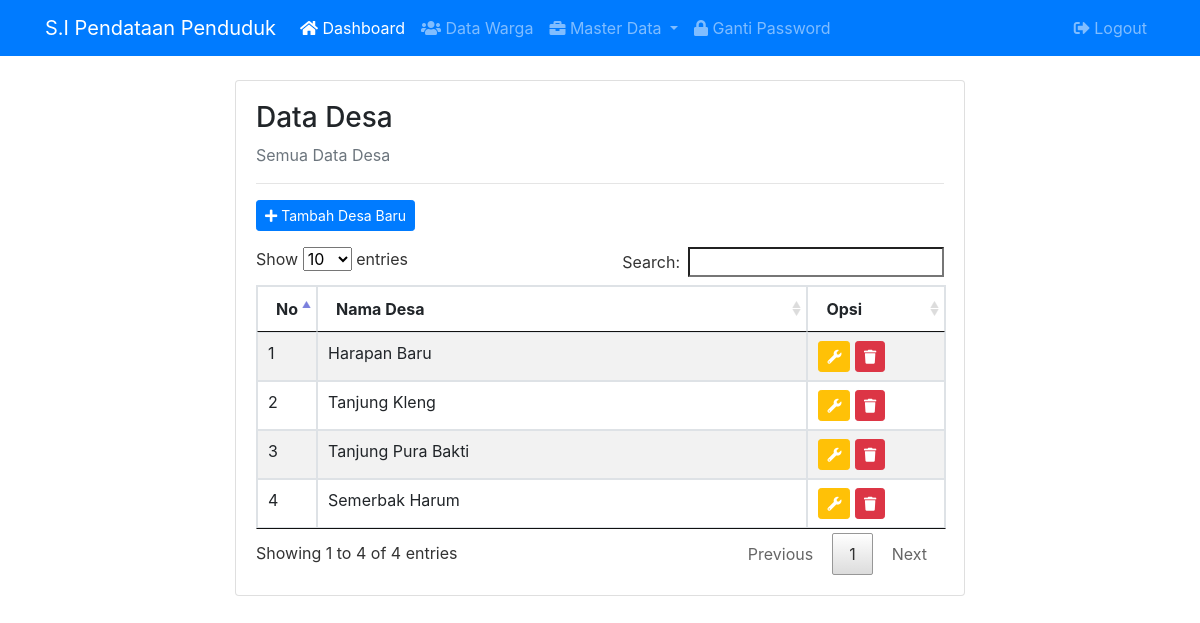
Screenshot of /admin/desa.php (signed in) with the database file from the repository.
### tables this page shows
CREATE TABLE `desa` (
  `desa_id` int(11) NOT NULL,
  `desa_nama` varchar(50) NOT NULL
);

### admin/desa.php (the view)
<?php
include 'header.php';
?>
<div class="container">
	<div class="row">
		<div class="col-md-8 mx-auto">
			<div class="card">
				<div class="card-body">
					<h3>Data Desa</h3>
					<p class="text-muted">Semua Data Desa</p>
					<hr>
					<a href="desa_tambah.php" class="btn btn-primary btn-sm mb-3"><i class="fa fa-plus"></i> Tambah Desa Baru</a>
					<table class="table table-bordered table-striped table-hover table-saya">
						<thead>
							<tr>
								<th width="1%">No</th>
								<th>Nama Desa</th>
								<th width="20%">Opsi</th>
							</tr>
						</thead>
						<tbody>
							<?php
							$no = 1;
							$desa = mysqli_query($koneksi,"SELECT * FROM desa");
							while($d = mysqli_fetch_array($desa)){
							?>
							<tr>
								<td><?php echo $no++ ?></td>
								<td><?php echo $d['desa_nama']; ?></td>
								<td>
									<a href="desa_edit.php?id=<?php echo $d['desa_id']; ?>" class="btn btn-warning text-white btn-sm"><i class="fa fa-wrench"></i></a>
									<a href="desa_hapus.php?id=<?php echo $d['desa_id']; ?>" class="btn btn-danger btn-sm"><i class="fa fa-trash"></i></a>
								</td>
							</tr>
							<?php
							}
							?>
						</tbody>
					</table>
				</div>
			</div>
		</div>
	</div>
</div>
<?php
include 'footer.php';
?>

### rows the page displays
desa: desa_nama "Harapan Baru"
desa: desa_nama "Tanjung Kleng"
desa: desa_nama "Tanjung Pura Bakti"
desa: desa_nama "Semerbak Harum"
